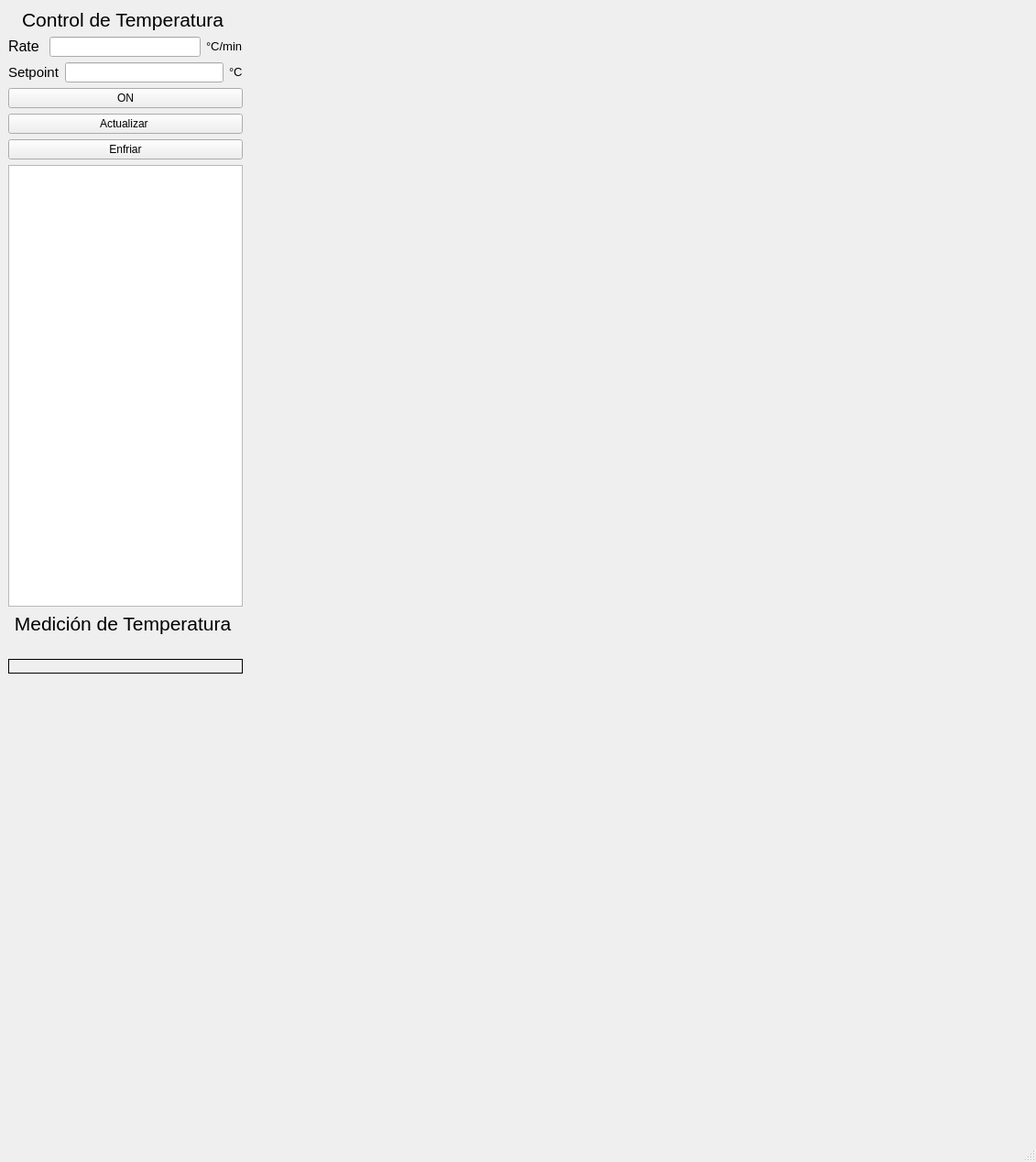
<?xml version="1.0" encoding="UTF-8"?>
<ui version="4.0">
 <class>MainWindow</class>
 <widget class="QMainWindow" name="MainWindow">
  <property name="geometry">
   <rect>
    <x>0</x>
    <y>0</y>
    <width>1131</width>
    <height>1268</height>
   </rect>
  </property>
  <property name="windowTitle">
   <string>MainWindow</string>
  </property>
  <widget class="QWidget" name="centralwidget">
   <layout class="QHBoxLayout" name="horizontalLayout_4" stretch="0,0,1">
    <item>
     <layout class="QVBoxLayout" name="verticalLayout">
      <item>
       <widget class="QLabel" name="label_titulo">
        <property name="text">
         <string>&lt;html&gt;&lt;head/&gt;&lt;body&gt;&lt;p align=&quot;center&quot;&gt;&lt;span style=&quot; font-size:16pt;&quot;&gt;Control de Temperatura &lt;/span&gt;&lt;/p&gt;&lt;/body&gt;&lt;/html&gt;</string>
        </property>
       </widget>
      </item>
      <item>
       <layout class="QHBoxLayout" name="horizontalLayout_2">
        <item>
         <widget class="QLabel" name="label">
          <property name="text">
           <string>&lt;html&gt;&lt;head/&gt;&lt;body&gt;&lt;p&gt;&lt;span style=&quot; font-size:12pt;&quot;&gt;Rate &lt;/span&gt;&lt;/p&gt;&lt;/body&gt;&lt;/html&gt;</string>
          </property>
         </widget>
        </item>
        <item>
         <widget class="QLineEdit" name="lineEdit_rate"/>
        </item>
        <item>
         <widget class="QLabel" name="label_3">
          <property name="text">
           <string>&lt;html&gt;&lt;head/&gt;&lt;body&gt;&lt;p&gt;&lt;span style=&quot; font-size:10pt;&quot;&gt;°C/min&lt;/span&gt;&lt;/p&gt;&lt;/body&gt;&lt;/html&gt;</string>
          </property>
         </widget>
        </item>
       </layout>
      </item>
      <item>
       <layout class="QHBoxLayout" name="horizontalLayout">
        <item>
         <widget class="QLabel" name="label_2">
          <property name="text">
           <string>&lt;html&gt;&lt;head/&gt;&lt;body&gt;&lt;p&gt;&lt;span style=&quot; font-size:11pt;&quot;&gt;Setpoint&lt;/span&gt;&lt;/p&gt;&lt;/body&gt;&lt;/html&gt;</string>
          </property>
         </widget>
        </item>
        <item>
         <widget class="QLineEdit" name="lineEdit_setpoint"/>
        </item>
        <item>
         <widget class="QLabel" name="label_4">
          <property name="text">
           <string>&lt;html&gt;&lt;head/&gt;&lt;body&gt;&lt;p&gt;&lt;span style=&quot; font-size:10pt;&quot;&gt;°C&lt;/span&gt;&lt;/p&gt;&lt;/body&gt;&lt;/html&gt;</string>
          </property>
         </widget>
        </item>
       </layout>
      </item>
      <item>
       <layout class="QHBoxLayout" name="horizontalLayout_3"/>
      </item>
      <item>
       <widget class="QPushButton" name="boton_on_off">
        <property name="styleSheet">
         <string notr="true"/>
        </property>
        <property name="text">
         <string>ON</string>
        </property>
        <property name="checkable">
         <bool>true</bool>
        </property>
       </widget>
      </item>
      <item>
       <widget class="QPushButton" name="boton_actualizar">
        <property name="text">
         <string>Actualizar </string>
        </property>
       </widget>
      </item>
      <item>
       <widget class="QPushButton" name="boton_enfriar">
        <property name="text">
         <string>Enfriar</string>
        </property>
       </widget>
      </item>
      <item>
       <widget class="QPlainTextEdit" name="LogConsole">
        <property name="readOnly">
         <bool>true</bool>
        </property>
        <property name="maximumBlockCount">
         <number>1000</number>
        </property>
       </widget>
      </item>
      <item>
       <widget class="QLabel" name="label_titulo_2">
        <property name="text">
         <string>&lt;html&gt;&lt;head/&gt;&lt;body&gt;&lt;p align=&quot;center&quot;&gt;&lt;span style=&quot; font-size:16pt;&quot;&gt;Medición de Temperatura &lt;/span&gt;&lt;/p&gt;&lt;/body&gt;&lt;/html&gt;</string>
        </property>
       </widget>
      </item>
      <item>
       <widget class="QLabel" name="label_7">
        <property name="text">
         <string/>
        </property>
       </widget>
      </item>
      <item>
       <widget class="QLabel" name="label_temp_actual">
        <property name="frameShape">
         <enum>QFrame::Box</enum>
        </property>
        <property name="text">
         <string/>
        </property>
       </widget>
      </item>
      <item>
       <spacer name="verticalSpacer_2">
        <property name="orientation">
         <enum>Qt::Vertical</enum>
        </property>
        <property name="sizeHint" stdset="0">
         <size>
          <width>20</width>
          <height>40</height>
         </size>
        </property>
       </spacer>
      </item>
      <item>
       <widget class="QLabel" name="label_escudo">
        <property name="text">
         <string/>
        </property>
        <property name="pixmap">
         <pixmap>boque.png</pixmap>
        </property>
       </widget>
      </item>
     </layout>
    </item>
    <item>
     <spacer name="horizontalSpacer">
      <property name="orientation">
       <enum>Qt::Horizontal</enum>
      </property>
      <property name="sizeHint" stdset="0">
       <size>
        <width>13</width>
        <height>17</height>
       </size>
      </property>
     </spacer>
    </item>
    <item>
     <layout class="QVBoxLayout" name="verticalLayout_2" stretch="5,1">
      <item>
       <widget class="PlotWidget" name="Grafico_temperatura" native="true">
        <property name="minimumSize">
         <size>
          <width>600</width>
          <height>600</height>
         </size>
        </property>
       </widget>
      </item>
      <item>
       <widget class="PlotWidget" name="Grafico_corriente" native="true">
        <property name="minimumSize">
         <size>
          <width>600</width>
          <height>600</height>
         </size>
        </property>
       </widget>
      </item>
     </layout>
    </item>
   </layout>
  </widget>
  <widget class="QMenuBar" name="menubar">
   <property name="geometry">
    <rect>
     <x>0</x>
     <y>0</y>
     <width>1131</width>
     <height>20</height>
    </rect>
   </property>
  </widget>
  <widget class="QStatusBar" name="statusbar"/>
 </widget>
 <customwidgets>
  <customwidget>
   <class>PlotWidget</class>
   <extends>QWidget</extends>
   <header>pyqtgraph</header>
   <container>1</container>
  </customwidget>
 </customwidgets>
 <resources/>
 <connections/>
</ui>
